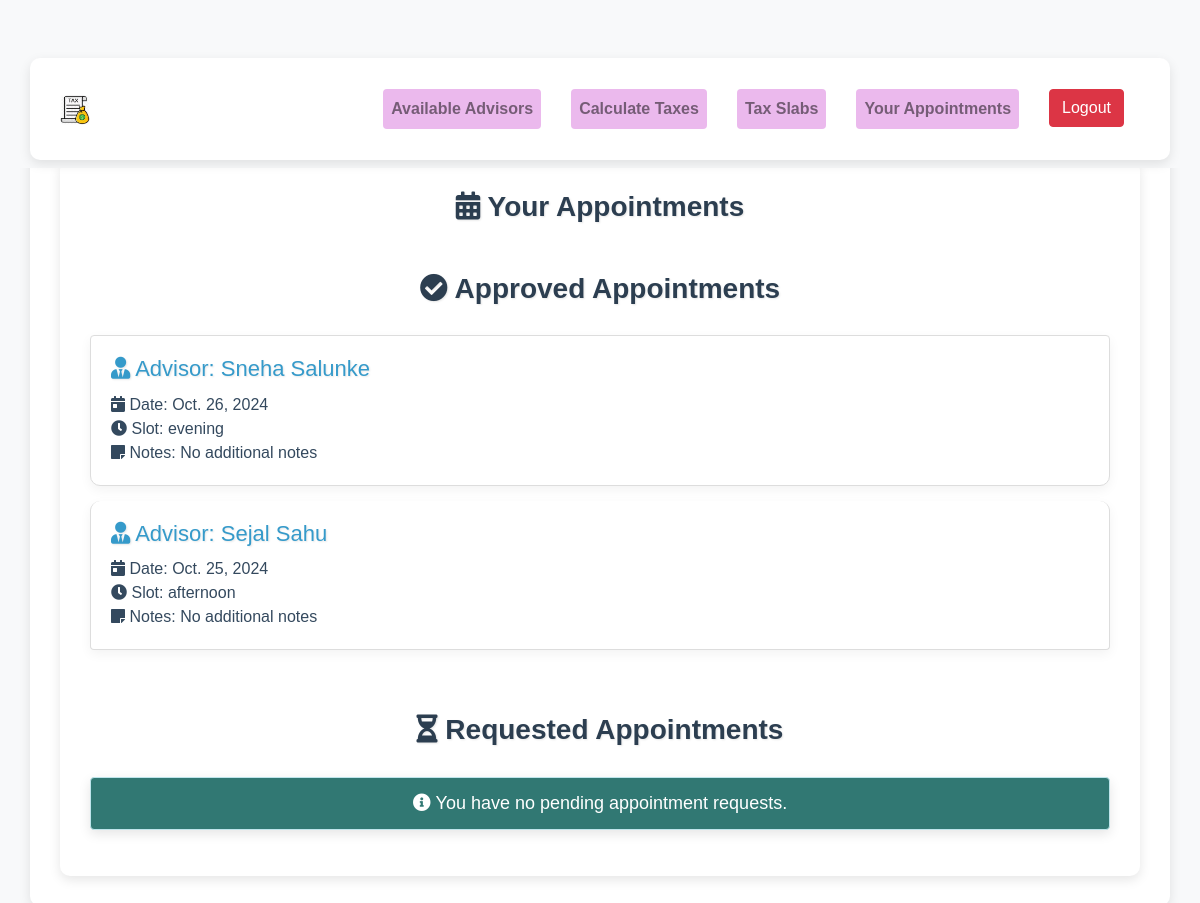
/user-appointments/ (signed in), run on an earlier commit of the app's database.
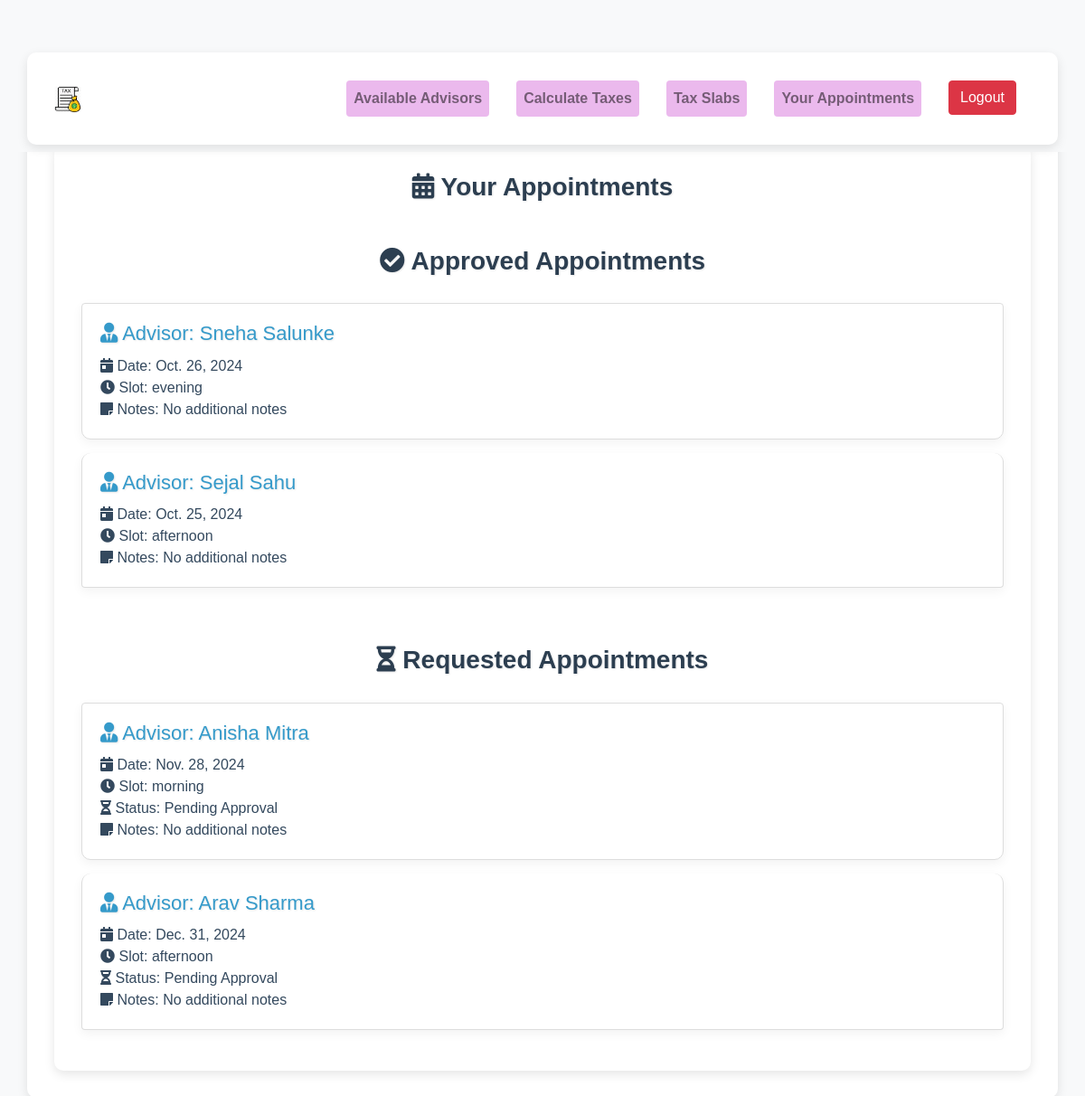
And on a later commit of the database.
### advisor/models.py (models this page shows, shortened)
class UserRequest(models.Model):
    user = models.ForeignKey(User, on_delete=models.CASCADE, related_name="requests")
    tax_advisor = models.ForeignKey(User, on_delete=models.CASCADE, related_name="advisor_requests")
    first_name = models.CharField(max_length=150)
    last_name = models.CharField(max_length=150)
    email = models.EmailField()
    approved = models.BooleanField(default=False)
    rejected = models.BooleanField(default=False)
    slot = models.CharField(max_length=100, null=True)  # Store the time slot as a string (can use choices)
    date = models.DateField(null=True)  # Store the appointment date

### base/views.py (the view)
# urls.py: path('user-appointments/', user_appointments_view, name='user_appointments'),
def user_appointments_view(request):
    user = request.user
    approved_appointments = UserRequest.objects.filter(user=user, approved=True)
    requested_appointments = UserRequest.objects.filter(user=user, approved=False)
    context = {
        'approved_appointments': approved_appointments,
        'requested_appointments': requested_appointments,
    }
    return render(request, 'base/user_appointments.html', context)

### accounts/context_processor.py (called while the page is built)
def user_groups(request):
    user = request.user
    return {
        'is_admin': user.is_authenticated and user.is_superuser,
        'is_taxadvisor': user.is_authenticated and user.groups.filter(name='Tax Advisor').exists(),
        'is_indivual_user': user.is_authenticated and user.groups.filter(name='Individual User').exists(),
    }

### base/templates/base/user_appointments.html (shortened to what this page needs)
{% extends 'base.html' %}
{% block individual_style %}
    <link rel="stylesheet" href="https://maxcdn.bootstrapcdn.com/bootstrap/4.5.2/css/bootstrap.min.css">
    <link rel="stylesheet" href="https://cdnjs.cloudflare.com/ajax/libs/font-awesome/5.15.3/css/all.min.css">
{% endblock %}
{% block content %}
    <div class="container">
        <h2><i class="fas fa-calendar-alt"></i> Your Appointments</h2>
        <h2 class="mt-5"><i class="fas fa-check-circle"></i> Approved Appointments</h2>
        <div class="list-group">
            {% if approved_appointments %}
                {% for appointment in approved_appointments %}
                    <div class="list-group-item">
                        <h5><i class="fas fa-user-tie"></i> <span class="advisor-label">Advisor:</span> {{ appointment.tax_advisor.get_full_name }}</h5>
                        <p>
                            <i class="fas fa-calendar-day"></i> Date: {{ appointment.date }}<br>
                            <i class="fas fa-clock"></i> Slot: {{ appointment.slot }}<br>
                            <i class="fas fa-sticky-note"></i> Notes: No additional notes
                        </p>
                    </div>
                {% endfor %}
            {% else %}
                <div class="alert alert-info">
                    <i class="fas fa-info-circle"></i> You have no approved appointments.
                </div>
            {% endif %}
        </div>
        <h2 class="mt-5"><i class="fas fa-hourglass-half"></i> Requested Appointments</h2>
        <div class="list-group">
            {% if requested_appointments %}
                {% for appointment in requested_appointments %}
                    <div class="list-group-item">
                        <h5><i class="fas fa-user-tie"></i> <span class="advisor-label">Advisor:</span> {{ appointment.tax_advisor.get_full_name }}</h5>
                        <p>
                            <i class="fas fa-calendar-day"></i> Date: {{ appointment.date }}<br>
                            <i class="fas fa-clock"></i> Slot: {{ appointment.slot }}<br>
                            <i class="fas fa-hourglass-half"></i> Status: Pending Approval<br>
                            <i class="fas fa-sticky-note"></i> Notes: No additional notes
                        </p>
                    </div>
                {% endfor %}
            {% else %}
                <div class="alert alert-info" style="background-color: #317873; color: #ffffff;">
                    <i class="fas fa-info-circle"></i> You have no pending appointment requests.
                </div>
            {% endif %}
        </div>
    </div>
{% endblock %}

What changed in the data, as far as the page shows it:
added UserRequest: tax_advisor.get_full_name "Anisha Mitra", date "Nov. 28, 2024", slot "morning", shown under "Requested Appointments"
added UserRequest: tax_advisor.get_full_name "Arav Sharma", date "Dec. 31, 2024", slot "afternoon", shown under "Requested Appointments"
Also different on the page:
text no longer shown: "You have no pending appointment requests."
